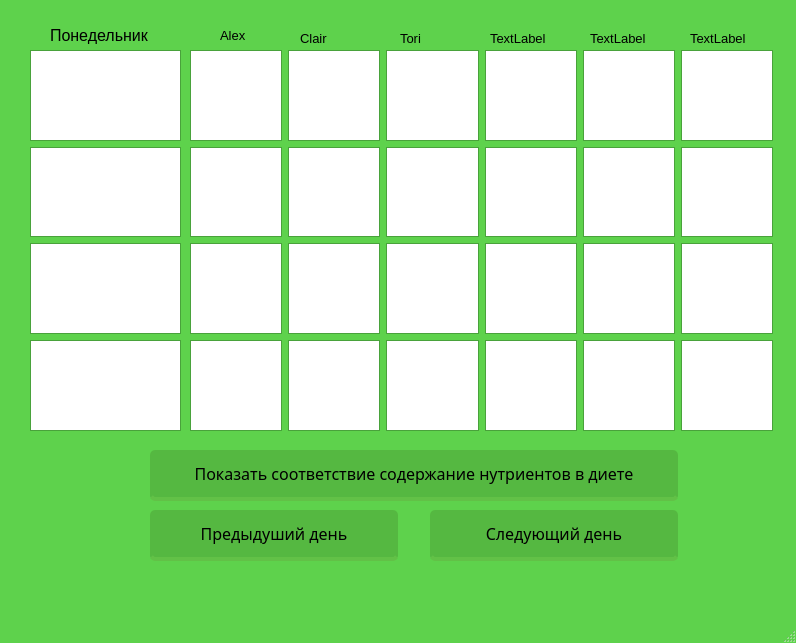
<?xml version="1.0" encoding="UTF-8"?>
<ui version="4.0">
 <class>MainWindow</class>
 <widget class="QMainWindow" name="MainWindow">
  <property name="geometry">
   <rect>
    <x>0</x>
    <y>0</y>
    <width>796</width>
    <height>643</height>
   </rect>
  </property>
  <property name="palette">
   <palette>
    <active>
     <colorrole role="Button">
      <brush brushstyle="SolidPattern">
       <color alpha="255">
        <red>0</red>
        <green>255</green>
        <blue>0</blue>
       </color>
      </brush>
     </colorrole>
     <colorrole role="Base">
      <brush brushstyle="SolidPattern">
       <color alpha="255">
        <red>255</red>
        <green>255</green>
        <blue>255</blue>
       </color>
      </brush>
     </colorrole>
     <colorrole role="Window">
      <brush brushstyle="SolidPattern">
       <color alpha="255">
        <red>94</red>
        <green>210</green>
        <blue>76</blue>
       </color>
      </brush>
     </colorrole>
    </active>
    <inactive>
     <colorrole role="Button">
      <brush brushstyle="SolidPattern">
       <color alpha="255">
        <red>0</red>
        <green>255</green>
        <blue>0</blue>
       </color>
      </brush>
     </colorrole>
     <colorrole role="Base">
      <brush brushstyle="SolidPattern">
       <color alpha="255">
        <red>255</red>
        <green>255</green>
        <blue>255</blue>
       </color>
      </brush>
     </colorrole>
     <colorrole role="Window">
      <brush brushstyle="SolidPattern">
       <color alpha="255">
        <red>94</red>
        <green>210</green>
        <blue>76</blue>
       </color>
      </brush>
     </colorrole>
    </inactive>
    <disabled>
     <colorrole role="Button">
      <brush brushstyle="SolidPattern">
       <color alpha="255">
        <red>0</red>
        <green>255</green>
        <blue>0</blue>
       </color>
      </brush>
     </colorrole>
     <colorrole role="Base">
      <brush brushstyle="SolidPattern">
       <color alpha="255">
        <red>94</red>
        <green>210</green>
        <blue>76</blue>
       </color>
      </brush>
     </colorrole>
     <colorrole role="Window">
      <brush brushstyle="SolidPattern">
       <color alpha="255">
        <red>94</red>
        <green>210</green>
        <blue>76</blue>
       </color>
      </brush>
     </colorrole>
    </disabled>
   </palette>
  </property>
  <property name="windowTitle">
   <string>MainWindow</string>
  </property>
  <widget class="QWidget" name="centralwidget">
   <widget class="QLabel" name="name1">
    <property name="geometry">
     <rect>
      <x>220</x>
      <y>20</y>
      <width>131</width>
      <height>31</height>
     </rect>
    </property>
    <property name="font">
     <font>
      <pointsize>10</pointsize>
     </font>
    </property>
    <property name="text">
     <string>Alex</string>
    </property>
   </widget>
   <widget class="QLabel" name="name2">
    <property name="geometry">
     <rect>
      <x>300</x>
      <y>30</y>
      <width>55</width>
      <height>16</height>
     </rect>
    </property>
    <property name="font">
     <font>
      <pointsize>10</pointsize>
     </font>
    </property>
    <property name="text">
     <string>Clair</string>
    </property>
   </widget>
   <widget class="QLabel" name="name3">
    <property name="geometry">
     <rect>
      <x>400</x>
      <y>30</y>
      <width>55</width>
      <height>16</height>
     </rect>
    </property>
    <property name="font">
     <font>
      <pointsize>10</pointsize>
     </font>
    </property>
    <property name="text">
     <string>Tori</string>
    </property>
   </widget>
   <widget class="QWidget" name="horizontalLayoutWidget">
    <property name="geometry">
     <rect>
      <x>190</x>
      <y>50</y>
      <width>583</width>
      <height>381</height>
     </rect>
    </property>
    <layout class="QHBoxLayout" name="horizontalLayout">
     <item>
      <layout class="QVBoxLayout" name="verticalLayout_2">
       <item>
        <widget class="QListView" name="listView_2"/>
       </item>
       <item>
        <widget class="QListView" name="listView_5"/>
       </item>
       <item>
        <widget class="QListView" name="listView_6"/>
       </item>
       <item>
        <widget class="QListView" name="listView_4"/>
       </item>
      </layout>
     </item>
     <item>
      <layout class="QVBoxLayout" name="verticalLayout_5">
       <item>
        <widget class="QListView" name="listView_14"/>
       </item>
       <item>
        <widget class="QListView" name="listView_15"/>
       </item>
       <item>
        <widget class="QListView" name="listView_16"/>
       </item>
       <item>
        <widget class="QListView" name="listView_17"/>
       </item>
      </layout>
     </item>
     <item>
      <layout class="QVBoxLayout" name="verticalLayout_6">
       <item>
        <widget class="QListView" name="listView_18"/>
       </item>
       <item>
        <widget class="QListView" name="listView_19"/>
       </item>
       <item>
        <widget class="QListView" name="listView_20"/>
       </item>
       <item>
        <widget class="QListView" name="listView_21"/>
       </item>
      </layout>
     </item>
     <item>
      <layout class="QVBoxLayout" name="verticalLayout_7">
       <item>
        <widget class="QListView" name="listView_22"/>
       </item>
       <item>
        <widget class="QListView" name="listView_23"/>
       </item>
       <item>
        <widget class="QListView" name="listView_24"/>
       </item>
       <item>
        <widget class="QListView" name="listView_25"/>
       </item>
      </layout>
     </item>
     <item>
      <layout class="QVBoxLayout" name="verticalLayout_8">
       <item>
        <widget class="QListView" name="listView_26"/>
       </item>
       <item>
        <widget class="QListView" name="listView_27"/>
       </item>
       <item>
        <widget class="QListView" name="listView_28"/>
       </item>
       <item>
        <widget class="QListView" name="listView_29"/>
       </item>
      </layout>
     </item>
     <item>
      <layout class="QVBoxLayout" name="verticalLayout_4">
       <item>
        <widget class="QListView" name="listView_10"/>
       </item>
       <item>
        <widget class="QListView" name="listView_11"/>
       </item>
       <item>
        <widget class="QListView" name="listView_12"/>
       </item>
       <item>
        <widget class="QListView" name="listView_13"/>
       </item>
      </layout>
     </item>
    </layout>
   </widget>
   <widget class="QLabel" name="day">
    <property name="geometry">
     <rect>
      <x>50</x>
      <y>20</y>
      <width>121</width>
      <height>31</height>
     </rect>
    </property>
    <property name="font">
     <font>
      <pointsize>12</pointsize>
     </font>
    </property>
    <property name="text">
     <string>Понедельник</string>
    </property>
   </widget>
   <widget class="QPushButton" name="show">
    <property name="geometry">
     <rect>
      <x>150</x>
      <y>450</y>
      <width>531</width>
      <height>51</height>
     </rect>
    </property>
    <property name="font">
     <font>
      <family>Roboto Slab</family>
      <pointsize>12</pointsize>
     </font>
    </property>
    <property name="styleSheet">
     <string notr="true">float:right;
margin-right: 3%;
margin top: 5px;
border-radius:5px;
-moz-border-radius:5px;
webkit-border-radius:5px;
padding:5px 9px;
font-size: 1.2em;
background-color:rgba(85, 184, 65,1);
text-shadow: #454545 0 0 2px;
border-bottom: 4px solid rgba(98, 193, 71, 1);
color:black;
font-family: 'Roboto Slab', senif;</string>
    </property>
    <property name="text">
     <string>Показать соответствие содержание нутриентов в диете</string>
    </property>
   </widget>
   <widget class="QPushButton" name="next">
    <property name="geometry">
     <rect>
      <x>430</x>
      <y>510</y>
      <width>251</width>
      <height>51</height>
     </rect>
    </property>
    <property name="font">
     <font>
      <family>Roboto Slab</family>
      <pointsize>12</pointsize>
     </font>
    </property>
    <property name="styleSheet">
     <string notr="true">float:right;
margin-right: 3%;
margin top: 5px;
border-radius:5px;
-moz-border-radius:5px;
webkit-border-radius:5px;
padding:5px 9px;
font-size: 1.2em;
background-color:rgba(85, 184, 65,1);
text-shadow: #454545 0 0 2px;
border-bottom: 4px solid rgba(98, 193, 71, 1);
color:black;
font-family: 'Roboto Slab', senif;</string>
    </property>
    <property name="text">
     <string>Следующий день</string>
    </property>
   </widget>
   <widget class="QPushButton" name="prev">
    <property name="geometry">
     <rect>
      <x>150</x>
      <y>510</y>
      <width>251</width>
      <height>51</height>
     </rect>
    </property>
    <property name="font">
     <font>
      <family>Roboto Slab</family>
      <pointsize>12</pointsize>
     </font>
    </property>
    <property name="styleSheet">
     <string notr="true">float:right;
margin-right: 3%;
margin top: 5px;
border-radius:5px;
-moz-border-radius:5px;
webkit-border-radius:5px;
padding:5px 9px;
font-size: 1.2em;
background-color:rgba(85, 184, 65,1);
text-shadow: #454545 0 0 2px;
border-bottom: 4px solid rgba(98, 193, 71, 1);
color:black;
font-family: 'Roboto Slab', senif;
</string>
    </property>
    <property name="text">
     <string>Предыдуший день</string>
    </property>
   </widget>
   <widget class="QWidget" name="layoutWidget">
    <property name="geometry">
     <rect>
      <x>30</x>
      <y>50</y>
      <width>151</width>
      <height>381</height>
     </rect>
    </property>
    <layout class="QVBoxLayout" name="verticalLayout_3">
     <item>
      <widget class="QListView" name="listView_3"/>
     </item>
     <item>
      <widget class="QListView" name="listView_7"/>
     </item>
     <item>
      <widget class="QListView" name="listView_8"/>
     </item>
     <item>
      <widget class="QListView" name="listView_9"/>
     </item>
    </layout>
   </widget>
   <widget class="QLabel" name="name4">
    <property name="geometry">
     <rect>
      <x>490</x>
      <y>30</y>
      <width>55</width>
      <height>16</height>
     </rect>
    </property>
    <property name="font">
     <font>
      <pointsize>10</pointsize>
     </font>
    </property>
    <property name="text">
     <string>TextLabel</string>
    </property>
   </widget>
   <widget class="QLabel" name="name5">
    <property name="geometry">
     <rect>
      <x>590</x>
      <y>30</y>
      <width>55</width>
      <height>16</height>
     </rect>
    </property>
    <property name="font">
     <font>
      <pointsize>10</pointsize>
     </font>
    </property>
    <property name="text">
     <string>TextLabel</string>
    </property>
   </widget>
   <widget class="QLabel" name="name6">
    <property name="geometry">
     <rect>
      <x>690</x>
      <y>30</y>
      <width>55</width>
      <height>16</height>
     </rect>
    </property>
    <property name="font">
     <font>
      <pointsize>10</pointsize>
     </font>
    </property>
    <property name="text">
     <string>TextLabel</string>
    </property>
   </widget>
  </widget>
  <widget class="QMenuBar" name="menubar">
   <property name="geometry">
    <rect>
     <x>0</x>
     <y>0</y>
     <width>796</width>
     <height>26</height>
    </rect>
   </property>
  </widget>
  <widget class="QStatusBar" name="statusbar"/>
 </widget>
 <resources/>
 <connections/>
</ui>
